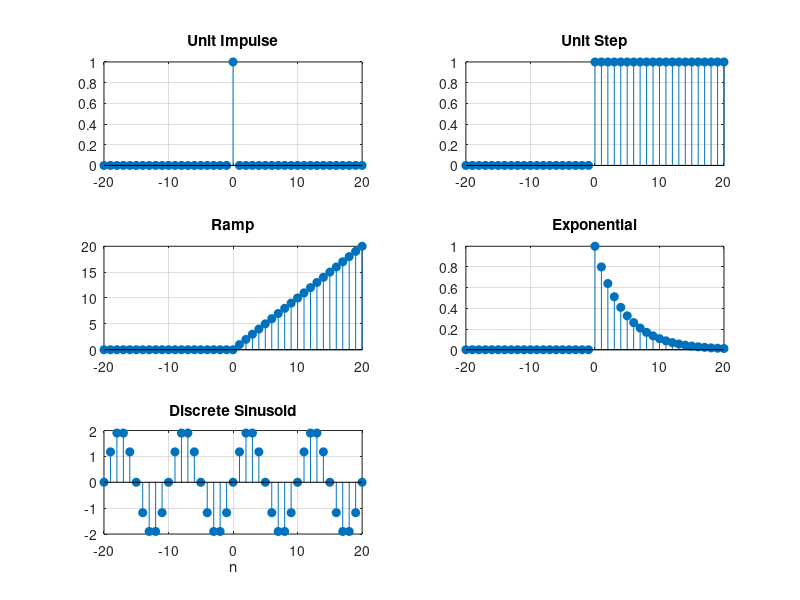

Reproduce this figure in MATLAB.
clc; clear; close all; 
n = -20:20; 
A = 2; f0 = 0.1; a = 0.1; 
imp = double(n==0); 
step = double(n>=0); 
ramp = n.*step; 
expSig = (0.8).^n .* step; 
sinSig = A*sin(2*pi*f0*n); 
figure; 
subplot(3,2,1); stem(n,imp,'filled'); grid on; title('Unit Impulse'); 
subplot(3,2,2); stem(n,step,'filled'); grid on; title('Unit Step'); 
subplot(3,2,3); stem(n,ramp,'filled'); grid on; title('Ramp'); 
subplot(3,2,4); stem(n,expSig,'filled'); grid on; title('Exponential'); 
subplot(3,2,5); stem(n,sinSig,'filled'); grid on; title('Discrete Sinusoid'); 
xlabel('n');
